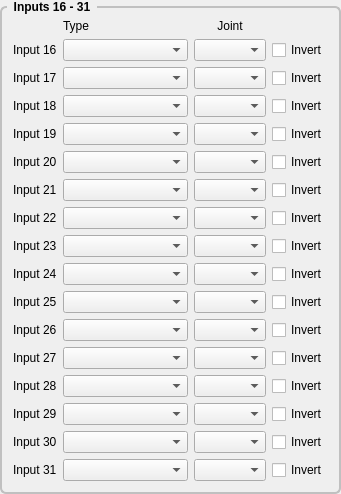
         <widget class="QGroupBox" name="gridGroupBox_4">
          <property name="styleSheet">
           <string notr="true">QGroupBox {
    font: bold;
    border: 2px solid silver;
    border-radius: 6px;
    margin-top: 6px;
}

QGroupBox::title {
    subcontrol-origin: margin;
    left: 7px;
    padding: 0px 5px 0px 5px;
}</string>
          </property>
          <property name="title">
           <string>Inputs 16 - 31</string>
          </property>
          <layout class="QGridLayout" name="gridLayout_50">
           <item row="20" column="2">
            <widget class="QComboBox" name="input_30">
             <property name="minimumSize">
              <size>
               <width>125</width>
               <height>0</height>
              </size>
             </property>
            </widget>
           </item>
           <item row="14" column="2">
            <widget class="QComboBox" name="input_26">
             <property name="minimumSize">
              <size>
               <width>125</width>
               <height>0</height>
              </size>
             </property>
            </widget>
           </item>
           <item row="16" column="2">
            <widget class="QComboBox" name="input_27">
             <property name="minimumSize">
              <size>
               <width>125</width>
               <height>0</height>
              </size>
             </property>
            </widget>
           </item>
           <item row="2" column="2">
            <widget class="QComboBox" name="input_16">
             <property name="minimumSize">
              <size>
               <width>125</width>
               <height>0</height>
              </size>
             </property>
            </widget>
           </item>
           <item row="6" column="2">
            <widget class="QComboBox" name="input_19">
             <property name="minimumSize">
              <size>
               <width>125</width>
               <height>0</height>
              </size>
             </property>
            </widget>
           </item>
           <item row="9" column="2">
            <widget class="QComboBox" name="input_21">
             <property name="minimumSize">
              <size>
               <width>125</width>
               <height>0</height>
              </size>
             </property>
            </widget>
           </item>
           <item row="2" column="3">
            <widget class="QComboBox" name="inputJoint_16">
             <property name="maximumSize">
              <size>
               <width>75</width>
               <height>16777215</height>
              </size>
             </property>
            </widget>
           </item>
           <item row="12" column="2">
            <widget class="QComboBox" name="input_24">
             <property name="minimumSize">
              <size>
               <width>125</width>
               <height>0</height>
              </size>
             </property>
            </widget>
           </item>
           <item row="19" column="2">
            <widget class="QComboBox" name="input_29">
             <property name="minimumSize">
              <size>
               <width>125</width>
               <height>0</height>
              </size>
             </property>
            </widget>
           </item>
           <item row="13" column="2">
            <widget class="QComboBox" name="input_25">
             <property name="minimumSize">
              <size>
               <width>125</width>
               <height>0</height>
              </size>
             </property>
            </widget>
           </item>
           <item row="4" column="3">
            <widget class="QComboBox" name="inputJoint_17">
             <property name="maximumSize">
              <size>
               <width>75</width>
               <height>16777215</height>
              </size>
             </property>
            </widget>
           </item>
           <item row="8" column="2">
            <widget class="QComboBox" name="input_20">
             <property name="minimumSize">
              <size>
               <width>125</width>
               <height>0</height>
              </size>
             </property>
            </widget>
           </item>
           <item row="6" column="3">
            <widget class="QComboBox" name="inputJoint_19">
             <property name="maximumSize">
              <size>
               <width>75</width>
               <height>16777215</height>
              </size>
             </property>
            </widget>
           </item>
           <item row="11" column="2">
            <widget class="QComboBox" name="input_23">
             <property name="minimumSize">
              <size>
               <width>125</width>
               <height>0</height>
              </size>
             </property>
            </widget>
           </item>
           <item row="10" column="2">
            <widget class="QComboBox" name="input_22">
             <property name="minimumSize">
              <size>
               <width>125</width>
               <height>0</height>
              </size>
             </property>
            </widget>
           </item>
           <item row="18" column="2">
            <widget class="QComboBox" name="input_28">
             <property name="minimumSize">
              <size>
               <width>125</width>
               <height>0</height>
              </size>
             </property>
            </widget>
           </item>
           <item row="5" column="3">
            <widget class="QComboBox" name="inputJoint_18">
             <property name="maximumSize">
              <size>
               <width>75</width>
               <height>16777215</height>
              </size>
             </property>
            </widget>
           </item>
           <item row="21" column="2">
            <widget class="QComboBox" name="input_31">
             <property name="minimumSize">
              <size>
               <width>125</width>
               <height>0</height>
              </size>
             </property>
            </widget>
           </item>
           <item row="2" column="0">
            <widget class="QLabel" name="label_54">
             <property name="text">
              <string>Input 16</string>
             </property>
            </widget>
           </item>
           <item row="0" column="3">
            <widget class="QLabel" name="label_360">
             <property name="text">
              <string>Joint</string>
             </property>
             <property name="alignment">
              <set>Qt::AlignCenter</set>
             </property>
            </widget>
           </item>
           <item row="0" column="2">
            <widget class="QLabel" name="label_359">
             <property name="text">
              <string>Type</string>
             </property>
            </widget>
           </item>
           <item row="4" column="2">
            <widget class="QComboBox" name="input_17">
             <property name="minimumSize">
              <size>
               <width>125</width>
               <height>0</height>
              </size>
             </property>
            </widget>
           </item>
           <item row="5" column="0">
            <widget class="QLabel" name="label_361">
             <property name="text">
              <string>Input 18</string>
             </property>
            </widget>
           </item>
           <item row="5" column="2">
            <widget class="QComboBox" name="input_18">
             <property name="minimumSize">
              <size>
               <width>125</width>
               <height>0</height>
              </size>
             </property>
            </widget>
           </item>
           <item row="6" column="0">
            <widget class="QLabel" name="label_411">
             <property name="text">
              <string>Input 19</string>
             </property>
            </widget>
           </item>
           <item row="21" column="0">
            <widget class="QLabel" name="label_412">
             <property name="text">
              <string>Input 31</string>
             </property>
            </widget>
           </item>
           <item row="14" column="0">
            <widget class="QLabel" name="label_413">
             <property name="text">
              <string>Input 26</string>
             </property>
            </widget>
           </item>
           <item row="8" column="3">
            <widget class="QComboBox" name="inputJoint_20">
             <property name="maximumSize">
              <size>
               <width>75</width>
               <height>16777215</height>
              </size>
             </property>
            </widget>
           </item>
           <item row="8" column="0">
            <widget class="QLabel" name="label_414">
             <property name="text">
              <string>Input 20</string>
             </property>
            </widget>
           </item>
           <item row="4" column="0">
            <widget class="QLabel" name="label_415">
             <property name="text">
              <string>Input 17</string>
             </property>
            </widget>
           </item>
           <item row="9" column="0">
            <widget class="QLabel" name="label_416">
             <property name="text">
              <string>Input 21</string>
             </property>
            </widget>
           </item>
           <item row="9" column="3">
            <widget class="QComboBox" name="inputJoint_21">
             <property name="maximumSize">
              <size>
               <width>75</width>
               <height>16777215</height>
              </size>
             </property>
            </widget>
           </item>
           <item row="10" column="0">
            <widget class="QLabel" name="label_417">
             <property name="text">
              <string>Input 22</string>
             </property>
            </widget>
           </item>
           <item row="11" column="0">
            <widget class="QLabel" name="label_418">
             <property name="text">
              <string>Input 23</string>
             </property>
            </widget>
           </item>
           <item row="10" column="3">
            <widget class="QComboBox" name="inputJoint_22">
             <property name="maximumSize">
              <size>
               <width>75</width>
               <height>16777215</height>
              </size>
             </property>
            </widget>
           </item>
           <item row="11" column="3">
            <widget class="QComboBox" name="inputJoint_23">
             <property name="maximumSize">
              <size>
               <width>75</width>
               <height>16777215</height>
              </size>
             </property>
            </widget>
           </item>
           <item row="12" column="0">
            <widget class="QLabel" name="label_419">
             <property name="text">
              <string>Input 24</string>
             </property>
            </widget>
           </item>
           <item row="12" column="3">
            <widget class="QComboBox" name="inputJoint_24">
             <property name="maximumSize">
              <size>
               <width>75</width>
               <height>16777215</height>
              </size>
             </property>
            </widget>
           </item>
           <item row="13" column="0">
            <widget class="QLabel" name="label_420">
             <property name="text">
              <string>Input 25</string>
             </property>
            </widget>
           </item>
           <item row="13" column="3">
            <widget class="QComboBox" name="inputJoint_25">
             <property name="maximumSize">
              <size>
               <width>75</width>
               <height>16777215</height>
              </size>
             </property>
            </widget>
           </item>
           <item row="16" column="0">
            <widget class="QLabel" name="label_421">
             <property name="text">
              <string>Input 27</string>
             </property>
            </widget>
           </item>
           <item row="18" column="0">
            <widget class="QLabel" name="label_422">
             <property name="text">
              <string>Input 28</string>
             </property>
            </widget>
           </item>
           <item row="20" column="0">
            <widget class="QLabel" name="label_423">
             <property name="text">
              <string>Input 30</string>
             </property>
            </widget>
           </item>
           <item row="19" column="0">
            <widget class="QLabel" name="label_424">
             <property name="text">
              <string>Input 29</string>
             </property>
            </widget>
           </item>
           <item row="14" column="3">
            <widget class="QComboBox" name="inputJoint_26">
             <property name="maximumSize">
              <size>
               <width>75</width>
               <height>16777215</height>
              </size>
             </property>
            </widget>
           </item>
           <item row="19" column="3">
            <widget class="QComboBox" name="inputJoint_29">
             <property name="maximumSize">
              <size>
               <width>75</width>
               <height>16777215</height>
              </size>
             </property>
            </widget>
           </item>
           <item row="20" column="3">
            <widget class="QComboBox" name="inputJoint_30">
             <property name="maximumSize">
              <size>
               <width>75</width>
               <height>16777215</height>
              </size>
             </property>
            </widget>
           </item>
           <item row="21" column="3">
            <widget class="QComboBox" name="inputJoint_31">
             <property name="maximumSize">
              <size>
               <width>75</width>
               <height>16777215</height>
              </size>
             </property>
            </widget>
           </item>
           <item row="16" column="3">
            <widget class="QComboBox" name="inputJoint_27">
             <property name="maximumSize">
              <size>
               <width>75</width>
               <height>16777215</height>
              </size>
             </property>
            </widget>
           </item>
           <item row="18" column="3">
            <widget class="QComboBox" name="inputJoint_28">
             <property name="maximumSize">
              <size>
               <width>75</width>
               <height>16777215</height>
              </size>
             </property>
            </widget>
           </item>
           <item row="2" column="4">
            <widget class="QCheckBox" name="inputInvert_16">
             <property name="text">
              <string>Invert</string>
             </property>
            </widget>
           </item>
           <item row="4" column="4">
            <widget class="QCheckBox" name="inputInvert_17">
             <property name="text">
              <string>Invert</string>
             </property>
            </widget>
           </item>
           <item row="5" column="4">
            <widget class="QCheckBox" name="inputInvert_18">
             <property name="text">
              <string>Invert</string>
             </property>
            </widget>
           </item>
           <item row="6" column="4">
            <widget class="QCheckBox" name="inputInvert_19">
             <property name="text">
              <string>Invert</string>
             </property>
            </widget>
           </item>
           <item row="8" column="4">
            <widget class="QCheckBox" name="inputInvert_20">
             <property name="text">
              <string>Invert</string>
             </property>
            </widget>
           </item>
           <item row="9" column="4">
            <widget class="QCheckBox" name="inputInvert_21">
             <property name="text">
              <string>Invert</string>
             </property>
            </widget>
           </item>
           <item row="10" column="4">
            <widget class="QCheckBox" name="inputInvert_22">
             <property name="text">
              <string>Invert</string>
             </property>
            </widget>
           </item>
           <item row="11" column="4">
            <widget class="QCheckBox" name="inputInvert_23">
             <property name="text">
              <string>Invert</string>
             </property>
            </widget>
           </item>
           <item row="12" column="4">
            <widget class="QCheckBox" name="inputInvert_24">
             <property name="text">
              <string>Invert</string>
             </property>
            </widget>
           </item>
           <item row="13" column="4">
            <widget class="QCheckBox" name="inputInvert_25">
             <property name="text">
              <string>Invert</string>
             </property>
            </widget>
           </item>
           <item row="14" column="4">
            <widget class="QCheckBox" name="inputInvert_26">
             <property name="text">
              <string>Invert</string>
             </property>
            </widget>
           </item>
           <item row="16" column="4">
            <widget class="QCheckBox" name="inputInvert_27">
             <property name="text">
              <string>Invert</string>
             </property>
            </widget>
           </item>
           <item row="18" column="4">
            <widget class="QCheckBox" name="inputInvert_28">
             <property name="text">
              <string>Invert</string>
             </property>
            </widget>
           </item>
           <item row="19" column="4">
            <widget class="QCheckBox" name="inputInvert_29">
             <property name="text">
              <string>Invert</string>
             </property>
            </widget>
           </item>
           <item row="20" column="4">
            <widget class="QCheckBox" name="inputInvert_30">
             <property name="text">
              <string>Invert</string>
             </property>
            </widget>
           </item>
           <item row="21" column="4">
            <widget class="QCheckBox" name="inputInvert_31">
             <property name="text">
              <string>Invert</string>
             </property>
            </widget>
           </item>
          </layout>
         </widget>
